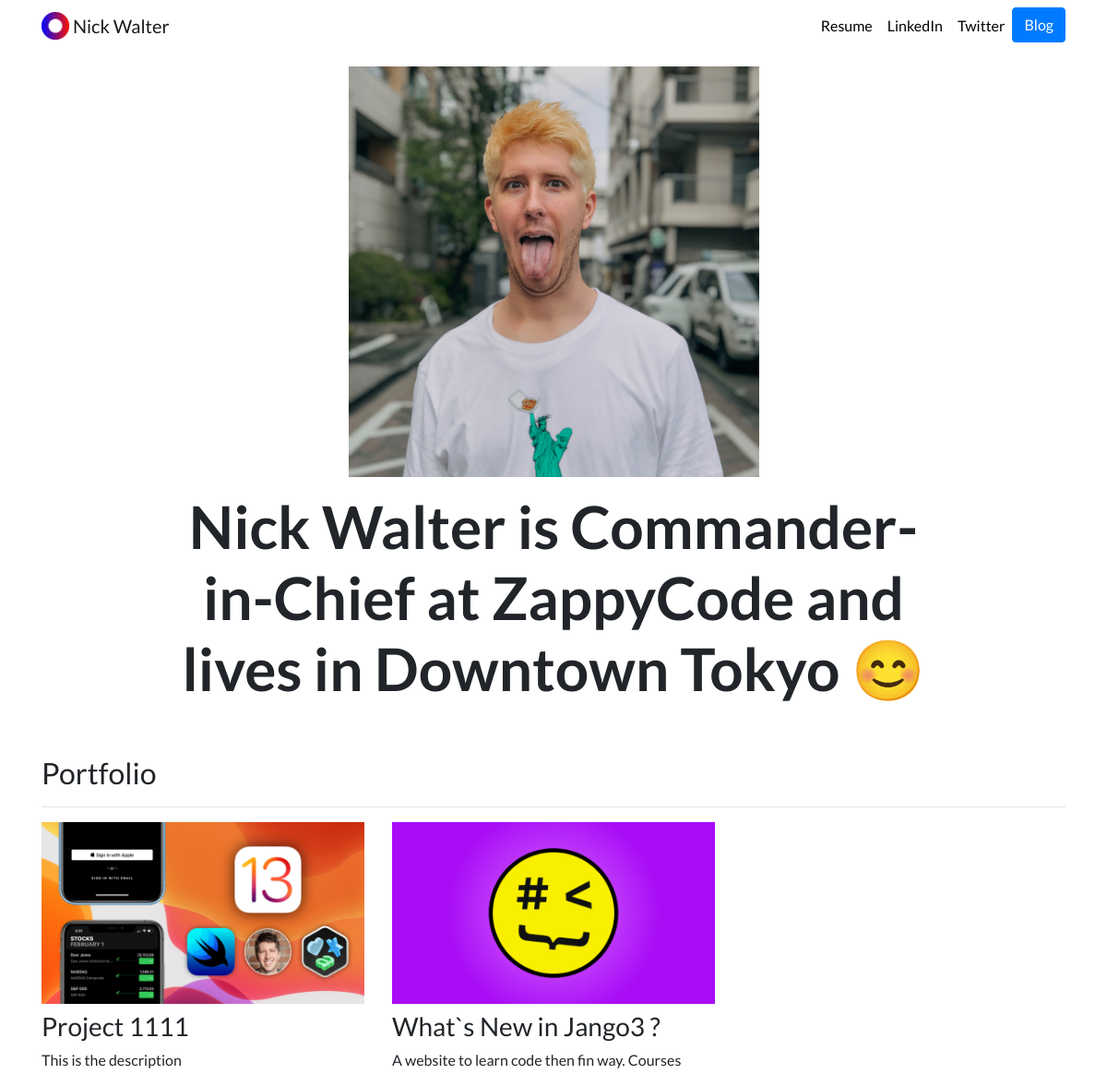
The app's page /, older data.
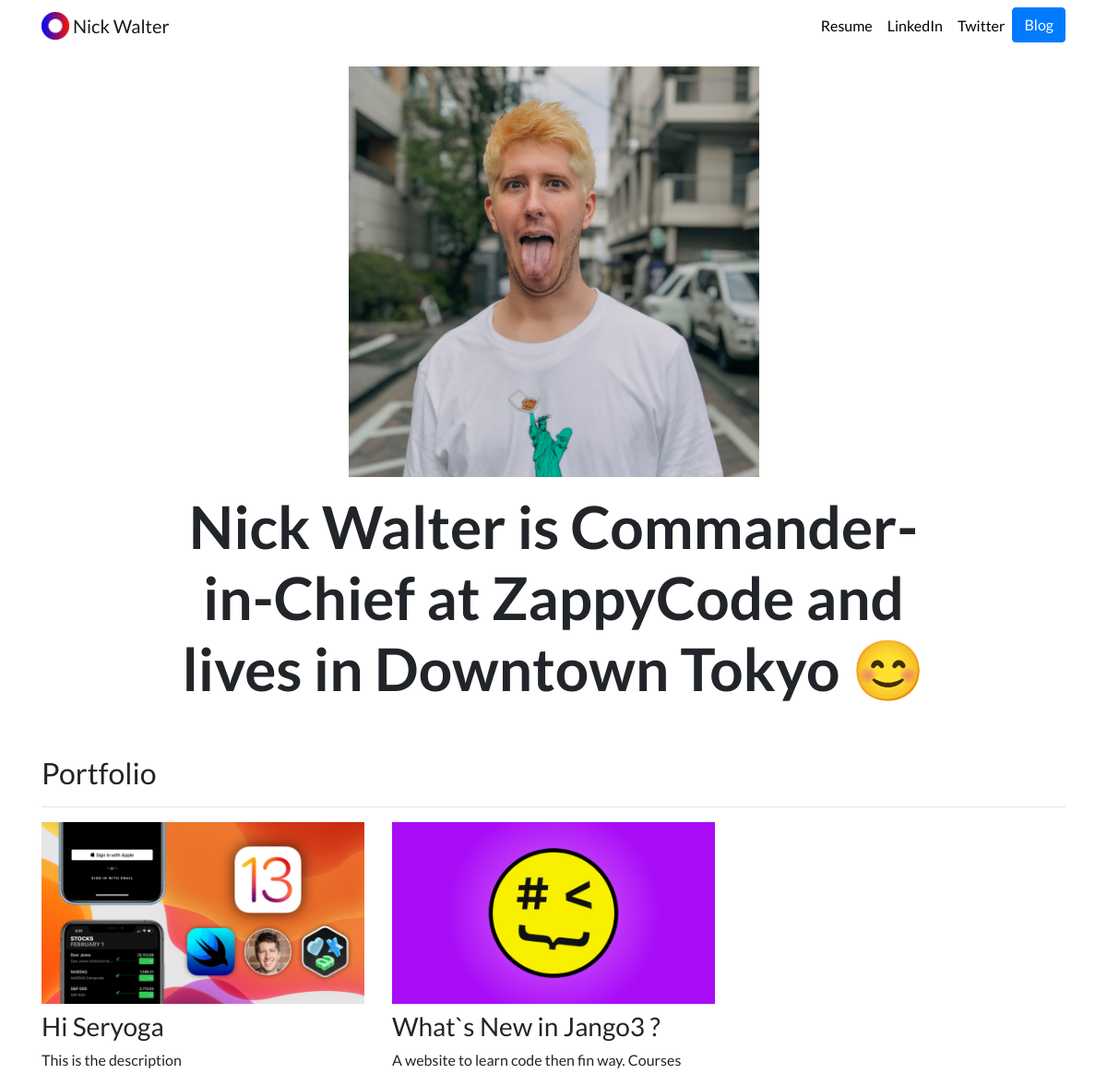
The same page, newer data.
### portfolio/models.py (models this page shows)
class Project(models.Model):
	title = models.CharField(max_length= 100)
	description = models.CharField(max_length= 250)
	image = models.ImageField(upload_to='portfolio/images/')
	url = models.URLField(blank=True)

### portfolio/views.py (the view)
# urls.py: 2. Add a URL to urlpatterns:  path('', views.home, name='home')
def home(request):
    projects = Project.objects.all()
    return render(request, 'portfolio/home.html', {'projects':projects})

### portfolio/templates/portfolio/home.html (shortened to what this page needs)
{% extends "portfolio/base.html" %}
{% load static %}
{% block content %}
<div class="row justify-content-center my-3">
  <div class="col-5">
    <img src="{% static 'portfolio/SquareBlonde.jpg' %}" class="img-fluid">
  </div>
</div>
<div class="row justify-content-center mb-3">
  <div class="col-md-9 text-center">
    <h1 id="hometext" class="font-weight-bold">Nick Walter is Commander-in-Chief at ZappyCode and lives in Downtown Tokyo 😊</h1>
  </div>
</div>
<h2 class="mt-5">Portfolio</h2>
<hr>
<div class="row">
  {% for project in projects %}
  <div class="col-lg-4 col-md-6">
    {% if project.url %}
    <a href="{{ project.url }}" target="_blank">
      <img src="{{ project.image.url }}" class="img-fluid mb-2">
    </a>
    {% else %}
    <img src="{{ project.image.url }}" class="img-fluid mb-2">
    {% endif %}
    <h3>{{ project.title }}</h3>
    <p>{{ project.description }}</p>
  </div>
  {% endfor %}
</div>
{% endblock %}
{% load static %}

Row changes from the older to the newer data that the page shows:
changed Project "This is the description": title "Project 1111" → "Hi Seryoga"
